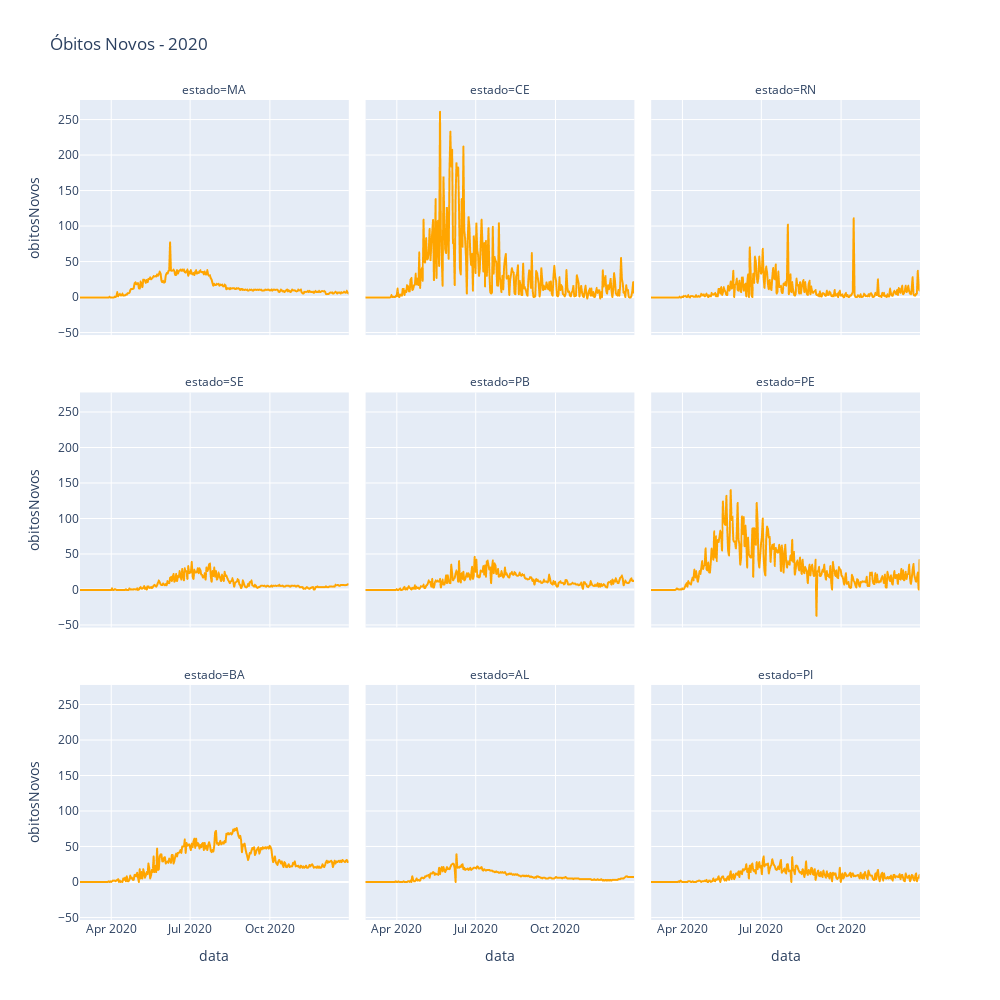

Here is the notebook cell this chart was saved with:
### Markdown cell above
### 3.12. gráfico de óbitos diários

### Code cell
grafico_obitos_diarios = xp.line(
    b2020, x="data", y="obitosNovos", facet_col="estado", facet_col_wrap=3,
              width=1000,
              height=1000,
              title="Óbitos Novos - 2020",
              color_discrete_sequence =['orange']*len(b2020))

grafico_obitos_diarios.show()

### Figure 1 — Plotly figure (JSON) as saved in the notebook; plotly's stock layout.template omitted (floating-point values rounded to 4 significant figures; data arrays with more than 128 entries replaced by an {"elided": "..."} marker saying what was removed)
{"data": [{"hovertemplate": "estado=MA<br>data=%{x}<br>obitosNovos=%{y}<extra></extra>", "legendgroup": "", "line": {"color": "orange", "dash": "solid"}, "marker": {"symbol": "circle"}, "mode": "lines", "name": "", "showlegend": false, "type": "scattergl", "x": {"elided": "311 str values"}, "xaxis": "x7", "y": {"elided": "311 int values"}, "yaxis": "y7"}, {"hovertemplate": "estado=CE<br>data=%{x}<br>obitosNovos=%{y}<extra></extra>", "legendgroup": "", "line": {"color": "orange", "dash": "solid"}, "marker": {"symbol": "circle"}, "mode": "lines", "name": "", "showlegend": false, "type": "scattergl", "x": {"elided": "311 str values"}, "xaxis": "x8", "y": {"elided": "311 int values"}, "yaxis": "y8"}, {"hovertemplate": "estado=RN<br>data=%{x}<br>obitosNovos=%{y}<extra></extra>", "legendgroup": "", "line": {"color": "orange", "dash": "solid"}, "marker": {"symbol": "circle"}, "mode": "lines", "name": "", "showlegend": false, "type": "scattergl", "x": {"elided": "311 str values"}, "xaxis": "x9", "y": {"elided": "311 int values"}, "yaxis": "y9"}, {"hovertemplate": "estado=SE<br>data=%{x}<br>obitosNovos=%{y}<extra></extra>", "legendgroup": "", "line": {"color": "orange", "dash": "solid"}, "marker": {"symbol": "circle"}, "mode": "lines", "name": "", "showlegend": false, "type": "scattergl", "x": {"elided": "311 str values"}, "xaxis": "x4", "y": {"elided": "311 int values"}, "yaxis": "y4"}, {"hovertemplate": "estado=PB<br>data=%{x}<br>obitosNovos=%{y}<extra></extra>", "legendgroup": "", "line": {"color": "orange", "dash": "solid"}, "marker": {"symbol": "circle"}, "mode": "lines", "name": "", "showlegend": false, "type": "scattergl", "x": {"elided": "311 str values"}, "xaxis": "x5", "y": {"elided": "311 int values"}, "yaxis": "y5"}, {"hovertemplate": "estado=PE<br>data=%{x}<br>obitosNovos=%{y}<extra></extra>", "legendgroup": "", "line": {"color": "orange", "dash": "solid"}, "marker": {"symbol": "circle"}, "mode": "lines", "name": "", "showlegend": false, "type": "scattergl", "x": {"elided": "311 str values"}, "xaxis": "x6", "y": {"elided": "311 int values"}, "yaxis": "y6"}, {"hovertemplate": "estado=BA<br>data=%{x}<br>obitosNovos=%{y}<extra></extra>", "legendgroup": "", "line": {"color": "orange", "dash": "solid"}, "marker": {"symbol": "circle"}, "mode": "lines", "name": "", "showlegend": false, "type": "scattergl", "x": {"elided": "311 str values"}, "xaxis": "x", "y": {"elided": "311 int values"}, "yaxis": "y"}, {"hovertemplate": "estado=AL<br>data=%{x}<br>obitosNovos=%{y}<extra></extra>", "legendgroup": "", "line": {"color": "orange", "dash": "solid"}, "marker": {"symbol": "circle"}, "mode": "lines", "name": "", "showlegend": false, "type": "scattergl", "x": {"elided": "311 str values"}, "xaxis": "x2", "y": {"elided": "311 int values"}, "yaxis": "y2"}, {"hovertemplate": "estado=PI<br>data=%{x}<br>obitosNovos=%{y}<extra></extra>", "legendgroup": "", "line": {"color": "orange", "dash": "solid"}, "marker": {"symbol": "circle"}, "mode": "lines", "name": "", "showlegend": false, "type": "scattergl", "x": {"elided": "311 str values"}, "xaxis": "x3", "y": {"elided": "311 int values"}, "yaxis": "y3"}], "layout": {"annotations": [{"font": {}, "showarrow": false, "text": "estado=BA", "x": 0.16, "xanchor": "center", "xref": "paper", "y": 0.2867, "yanchor": "bottom", "yref": "paper"}, {"font": {}, "showarrow": false, "text": "estado=AL", "x": 0.5, "xanchor": "center", "xref": "paper", "y": 0.2867, "yanchor": "bottom", "yref": "paper"}, {"font": {}, "showarrow": false, "text": "estado=PI", "x": 0.84, "xanchor": "center", "xref": "paper", "y": 0.2867, "yanchor": "bottom", "yref": "paper"}, {"font": {}, "showarrow": false, "text": "estado=SE", "x": 0.16, "xanchor": "center", "xref": "paper", "y": 0.6433, "yanchor": "bottom", "yref": "paper"}, {"font": {}, "showarrow": false, "text": "estado=PB", "x": 0.5, "xanchor": "center", "xref": "paper", "y": 0.6433, "yanchor": "bottom", "yref": "paper"}, {"font": {}, "showarrow": false, "text": "estado=PE", "x": 0.84, "xanchor": "center", "xref": "paper", "y": 0.6433, "yanchor": "bottom", "yref": "paper"}, {"font": {}, "showarrow": false, "text": "estado=MA", "x": 0.16, "xanchor": "center", "xref": "paper", "y": 1.0, "yanchor": "bottom", "yref": "paper"}, {"font": {}, "showarrow": false, "text": "estado=CE", "x": 0.5, "xanchor": "center", "xref": "paper", "y": 1.0, "yanchor": "bottom", "yref": "paper"}, {"font": {}, "showarrow": false, "text": "estado=RN", "x": 0.84, "xanchor": "center", "xref": "paper", "y": 1.0, "yanchor": "bottom", "yref": "paper"}], "height": 1000, "legend": {"tracegroupgap": 0}, "title": {"text": "Óbitos Novos - 2020"}, "width": 1000, "xaxis": {"anchor": "y", "domain": [0, 0.32], "title": {"text": "data"}}, "xaxis2": {"anchor": "y2", "domain": [0.34, 0.66], "matches": "x", "title": {"text": "data"}}, "xaxis3": {"anchor": "y3", "domain": [0.68, 1.0], "matches": "x", "title": {"text": "data"}}, "xaxis4": {"anchor": "y4", "domain": [0, 0.32], "matches": "x", "showticklabels": false}, "xaxis5": {"anchor": "y5", "domain": [0.34, 0.66], "matches": "x", "showticklabels": false}, "xaxis6": {"anchor": "y6", "domain": [0.68, 1.0], "matches": "x", "showticklabels": false}, "xaxis7": {"anchor": "y7", "domain": [0, 0.32], "matches": "x", "showticklabels": false}, "xaxis8": {"anchor": "y8", "domain": [0.34, 0.66], "matches": "x", "showticklabels": false}, "xaxis9": {"anchor": "y9", "domain": [0.68, 1.0], "matches": "x", "showticklabels": false}, "yaxis": {"anchor": "x", "domain": [0, 0.2867], "title": {"text": "obitosNovos"}}, "yaxis2": {"anchor": "x2", "domain": [0, 0.2867], "matches": "y", "showticklabels": false}, "yaxis3": {"anchor": "x3", "domain": [0, 0.2867], "matches": "y", "showticklabels": false}, "yaxis4": {"anchor": "x4", "domain": [0.3567, 0.6433], "matches": "y", "title": {"text": "obitosNovos"}}, "yaxis5": {"anchor": "x5", "domain": [0.3567, 0.6433], "matches": "y", "showticklabels": false}, "yaxis6": {"anchor": "x6", "domain": [0.3567, 0.6433], "matches": "y", "showticklabels": false}, "yaxis7": {"anchor": "x7", "domain": [0.7133, 1.0], "matches": "y", "title": {"text": "obitosNovos"}}, "yaxis8": {"anchor": "x8", "domain": [0.7133, 1.0], "matches": "y", "showticklabels": false}, "yaxis9": {"anchor": "x9", "domain": [0.7133, 1.0], "matches": "y", "showticklabels": false}}}
